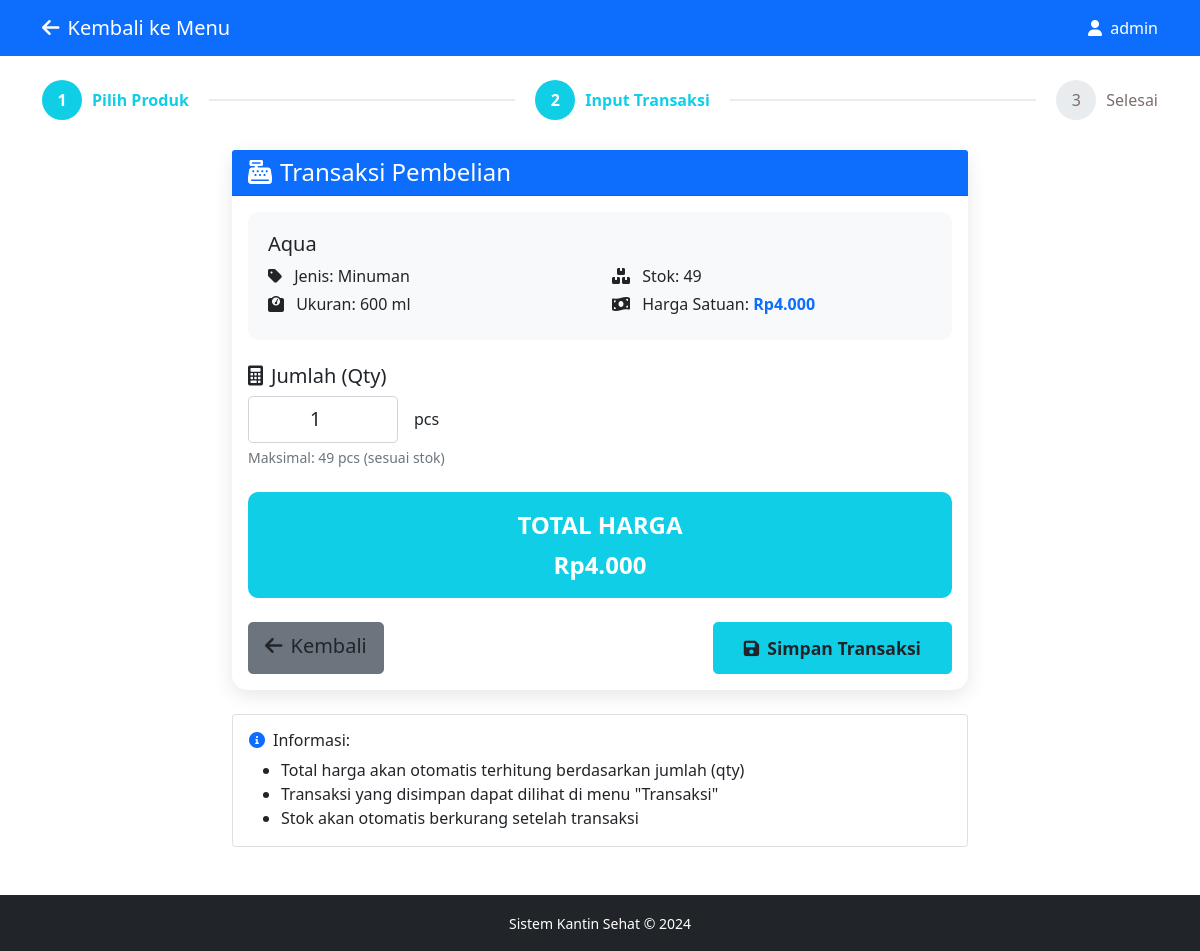
The app's page /KantinSehat/transaction.php (signed in) with its own data.
### tables this page shows
CREATE TABLE `products` (
  `id` int(11) NOT NULL,
  `nama` varchar(100) NOT NULL,
  `jenis` varchar(50) DEFAULT NULL,
  `harga` int(11) NOT NULL,
  `ukuran` varchar(50) DEFAULT NULL,
  `stok` int(11) DEFAULT 10
);

### KantinSehat/transaction.php (the view, shortened to what this page needs)
<?php
$conn = mysqli_connect('localhost', 'root', '', 'kantin_sehat');
$product_id = isset($_GET['id']) ? intval($_GET['id']) : 1;
$sql = "SELECT * FROM Products WHERE id = $product_id";
$result = mysqli_query($conn, $sql);
$product = mysqli_fetch_assoc($result);
?>
<!DOCTYPE html>
<html lang="id">
<head>
    <link href="https://cdn.jsdelivr.net/npm/bootstrap@5.1.3/dist/css/bootstrap.min.css" rel="stylesheet">
    <link rel="stylesheet" href="https://cdnjs.cloudflare.com/ajax/libs/font-awesome/6.0.0/css/all.min.css">
</head>
<body>
    <nav class="navbar navbar-expand-lg navbar-dark bg-primary">
        <div class="container">
            <a class="navbar-brand" href="dashboard.php">
                <i class="fas fa-arrow-left me-2"></i>Kembali ke Menu
            </a>
            <span class="navbar-text text-white">
                <i class="fas fa-user me-1"></i> <?php echo $_SESSION['user']; ?>
            </span>
        </div>
    </nav>
    <div class="container mt-4">
        <div class="stepper">
            <div class="step active">
                <div class="step-number">1</div>
                <div>Pilih Produk</div>
            </div>
            <div class="step-line"></div>
            <div class="step active">
                <div class="step-number">2</div>
                <div>Input Transaksi</div>
            </div>
            <div class="step-line"></div>
            <div class="step">
                <div class="step-number">3</div>
                <div>Selesai</div>
            </div>
        </div>
        <div class="row justify-content-center">
            <div class="col-md-8">
                <div class="card transaction-card">
                    <div class="card-header bg-primary text-white">
                        <h4 class="mb-0"><i class="fas fa-cash-register me-2"></i>Transaksi Pembelian</h4>
                    </div>
                    <div class="card-body">
                        <div class="product-detail mb-4">
                            <h5><?php echo $product['nama']; ?></h5>
                            <div class="row">
                                <div class="col-md-6">
                                    <p class="mb-1"><i class="fas fa-tag me-2"></i> Jenis: <?php echo $product['jenis']; ?></p>
                                    <p class="mb-1"><i class="fas fa-weight me-2"></i> Ukuran: <?php echo $product['ukuran']; ?></p>
                                </div>
                                <div class="col-md-6">
                                    <p class="mb-1"><i class="fas fa-boxes me-2"></i> Stok: <?php echo $product['stok']; ?></p>
                                    <p class="mb-0"><i class="fas fa-money-bill-wave me-2"></i> Harga Satuan:
                                        <strong class="text-primary">Rp<?php echo number_format($product['harga'], 0, ',', '.'); ?></strong>
                                    </p>
                                </div>
                            </div>
                        </div>
                        <form method="POST" action="">
                            <div class="mb-4">
                                <label for="qty" class="form-label h5">
                                    <i class="fas fa-calculator me-2"></i>Jumlah (Qty)
                                </label>
                                <div class="d-flex align-items-center">
                                    <input type="number"
                                           class="form-control form-control-lg input-qty"
                                           id="qty"
                                           name="qty"
                                           min="1"
                                           max="<?php echo $product['stok']; ?>"
                                           value="1"
                                           required>
                                    <span class="ms-3">pcs</span>
                                </div>
                                <div class="form-text">
                                    Maksimal: <?php echo $product['stok']; ?> pcs (sesuai stok)
                                </div>
                            </div>
                            <div class="total-box text-center mb-4">
                                <div class="mb-1">TOTAL HARGA</div>
                                <div id="totalDisplay">Rp<?php echo number_format($product['harga'], 0, ',', '.'); ?></div>
                            </div>
                            <div class="d-flex justify-content-between">
                                <a href="dashboard.php" class="btn btn-kembali btn-lg">
                                    <i class="fas fa-arrow-left me-2"></i>Kembali
                                </a>
                                <button type="submit" class="btn btn-simpan btn-lg">
                                    <i class="fas fa-save me-2"></i>Simpan Transaksi
                                </button>
                            </div>
                        </form>
                    </div>
                </div>
                <div class="card mt-4">
                    <div class="card-body">
                        <h6><i class="fas fa-info-circle me-2 text-primary"></i>Informasi:</h6>
                        <ul class="mb-0">
                            <li>Total harga akan otomatis terhitung berdasarkan jumlah (qty)</li>
                            <li>Transaksi yang disimpan dapat dilihat di menu "Transaksi"</li>
                            <li>Stok akan otomatis berkurang setelah transaksi</li>
                        </ul>
                    </div>
                </div>
            </div>
        </div>
    </div>
    <footer class="mt-5 py-3 bg-dark text-white text-center">
        <div class="container">
            <small>Sistem Kantin Sehat &copy; 2024</small>
        </div>
    </footer>
</body>
</html>

### KantinSehat/transaction.php (style rules this page uses)
:root { --primary-color: #11cee7ff; }
.transaction-card { border-radius: 15px; box-shadow: 0 5px 20px rgba(0,0,0,0.1); border: none; }
.product-detail { background-color: #f8f9fa; border-radius: 10px; padding: 20px; }
.total-box { background-color: var(--primary-color); color: white; border-radius: 10px; padding: 15px; font-weight: bold; font-size: 1.5rem; }
.btn-simpan { background-color: var(--primary-color); border-color: var(--primary-color); padding: 12px 30px; font-size: 1.1rem; font-weight: bold; }
.btn-kembali { background-color: #6c757d; border-color: #6c757d; }
.input-qty { max-width: 150px; font-size: 1.2rem; text-align: center; }
.stepper { display: flex; align-items: center; margin-bottom: 30px; }
.step { display: flex; align-items: center; color: #7d6c6cff; }
.step.active { color: var(--primary-color); font-weight: bold; }
.step-number { width: 40px; height: 40px; border-radius: 50%; background-color: #e9ecef; display: flex; align-items: center; justify-content: center; margin-right: 10px; }
.step.active .step-number { background-color: var(--primary-color); color: white; }
.step-line { flex-grow: 1; height: 2px; background-color: #e9ecef; margin: 0 20px; }

### records on screen
products: nama "Aqua", jenis "Minuman", ukuran "600 ml", stok "49", harga "4.000", qty "1"

### other values on screen
$_SESSION['user'] "admin"
